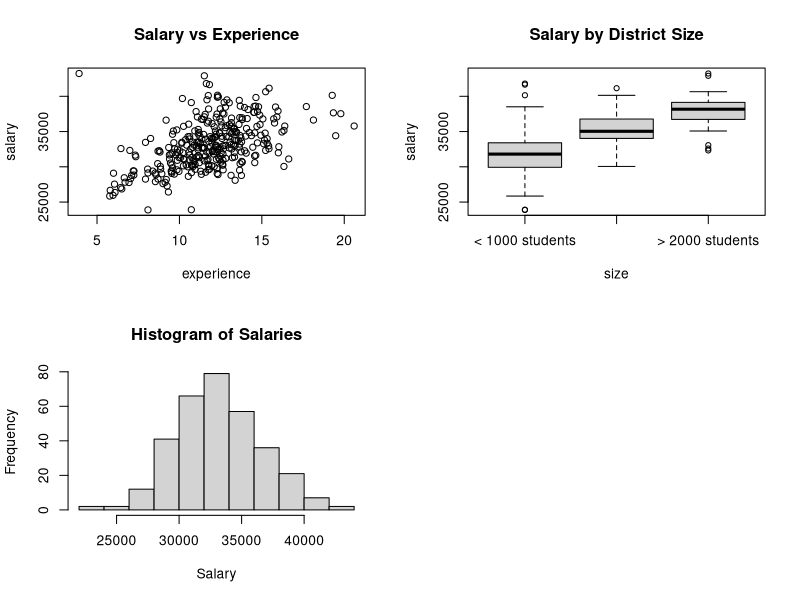
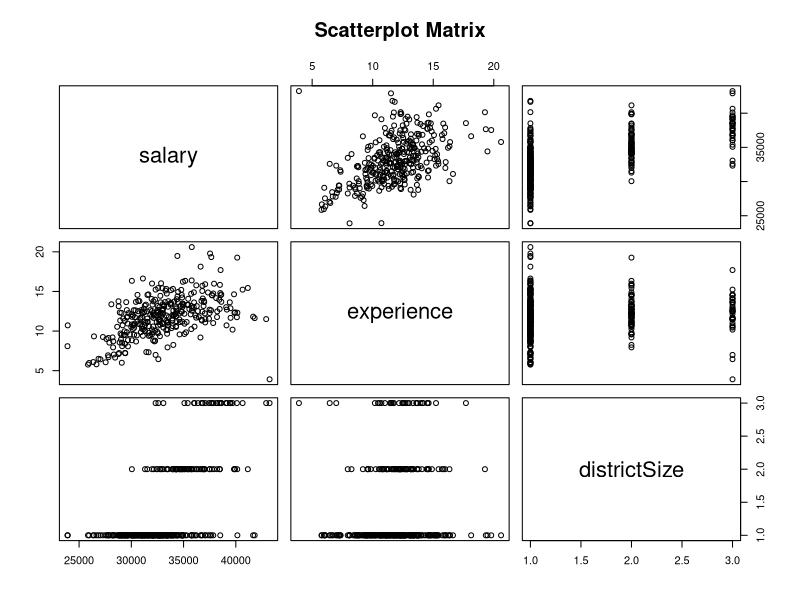
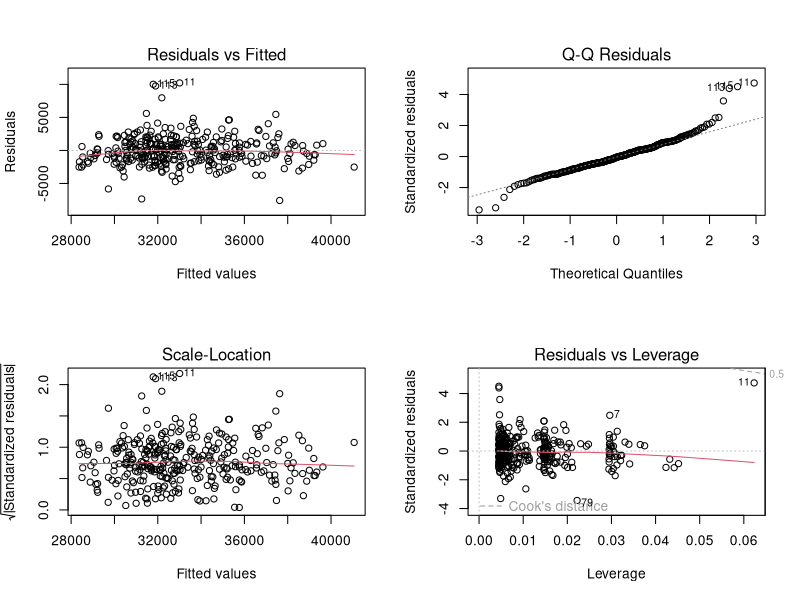

These figures' R source, in order: (Note: this script raises an error after producing the figures.)
## ---- chunk 1
# Set global code chunk options
knitr::opts_chunk$set(echo = TRUE, message = FALSE, warning = FALSE)
## ---- chunk 2
# Load necessary libraries
#install.packages("car")
library(car)
#install.packages("lmtest")

# Load the package
library(lmtest)
## ---- chunk 3
# Read the data
salary_data <- read.table("day5/data/salary.txt", header = TRUE, sep = ",", quote = "\"")

# Create a factor variable for district size
salary_data$size <- factor(salary_data$districtSize, 
                           levels = 1:3, 
                           labels = c("< 1000 students", "1000 - 2000 students", "> 2000 students"))

head(salary_data)
## ---- chunk 4
# Numerical summaries
summary(salary_data)

# Average salary by district size
aggregate(salary ~ size, data = salary_data, mean)

# Graphical summaries
par(mfrow = c(2, 2))
plot(salary ~ experience, data = salary_data, main = "Salary vs Experience")
boxplot(salary ~ size, data = salary_data, main = "Salary by District Size")
hist(salary_data$salary, main = "Histogram of Salaries", xlab = "Salary")
pairs(salary_data[, c("salary", "experience", "districtSize")], main = "Scatterplot Matrix")

# Calculate average salary in CHF (assuming 1 USD = 0.89 CHF as of October 2023)
mean_salary_chf <- mean(salary_data$salary) * 0.89
print(paste("Average salary in CHF:", round(mean_salary_chf, 2)))
## ---- chunk 5
# Fit models
model_A <- lm(salary ~ experience + districtSize, data = salary_data)
model_B <- lm(salary ~ experience + size, data = salary_data)

# Compare models
summary(model_A)
summary(model_B)

# Compare model fit
anova(model_A, model_B)
## ---- chunk 6
# Fit the modified Model B
model_B_modified <- lm(salary ~ I(experience - 13) + size, data = salary_data)

# Compare summaries
summary(model_B)
summary(model_B_modified)

# Compare coefficients
cbind(coef(model_B), coef(model_B_modified))
## ---- chunk 7
# Residual plots
par(mfrow = c(2, 2))
plot(model_B)

# Additional diagnostic tests
library(car)

# Normality of residuals
shapiro.test(residuals(model_B))
qqPlot(model_B, main="QQ Plot")

# Homoscedasticity
ncvTest(model_B)
spreadLevelPlot(model_B)

# Multicollinearity
vif(model_B)

# Influential observations
influencePlot(model_B, id.method="identify", main="Influence Plot", sub="Circle size is proportional to Cook's Distance")

# Durbin-Watson test for autocorrelation
dwtest(model_B)
## ---- chunk 8
# Create a new data point
new_teacher <- data.frame(experience = 10, 
                          districtSize = 3, 
                          size = "> 2000 students")

# Predict using Model A
predict(model_A, newdata = new_teacher, interval = "confidence")

# Predict using Model B
predict(model_B, newdata = new_teacher, interval = "confidence")
## ---- chunk 9
# Given information
beta_hat <- c(10, 12, 15)  # Estimated coefficients
s_squared <- 2             # Estimated variance
n <- 25                    # Number of cases
X_transpose_X_inv <- matrix(c(1, 0.25, 0.25,
                              0.25, 0.5, -0.25,
                              0.25, -0.25, 2), nrow=3, byrow=TRUE)
SST <- 120                 # Total sum of squares
## ---- chunk 10
SE_beta_2 <- sqrt(s_squared * X_transpose_X_inv[3,3])
cat("SE(beta_2) =", SE_beta_2, "\n")
## ---- chunk 11
t_stat <- beta_hat[3] / SE_beta_2
p_value <- 2 * (1 - pt(abs(t_stat), df = n - 3))
cat("t-statistic =", t_stat, ", p-value =", p_value, "\n")
## ---- chunk 12
cov_beta_1_beta_2 <- s_squared * X_transpose_X_inv[2,3]
SE_diff <- sqrt(s_squared * (X_transpose_X_inv[2,2] + X_transpose_X_inv[3,3] - 2*X_transpose_X_inv[2,3]))
cat("Cov(beta_1, beta_2) =", cov_beta_1_beta_2, ", SE(beta_1 - beta_2) =", SE_diff, "\n")
## ---- chunk 13
t_stat_diff <- (beta_hat[2] - beta_hat[3]) / SE_diff
p_value_diff <- 2 * (1 - pt(abs(t_stat_diff), df = n - 3))
cat("t-statistic =", t_stat_diff, ", p-value =", p_value_diff, "\n")
## ---- chunk 14
SSR <- SST - (n - 3) * s_squared  # Sum of squares due to regression
MSR <- SSR / 2  # Mean square regression
MSE <- s_squared  # Mean square error
F_stat <- MSR / MSE
p_value_F <- 1 - pf(F_stat, df1 = 2, df2 = n - 3)
R_squared <- SSR / SST

cat("ANOVA Table:\n")
cat("Source   | df | SS      | MS      | F      | p-value\n")
cat("Regression| 2  |", round(SSR, 2), "|", round(MSR, 2), "|", round(F_stat, 2), "|", format.pval(p_value_F, digits = 4), "\n")
cat("Error     |", n-3, "|", round((n-3)*s_squared, 2), "|", s_squared, "|\n")
cat("Total     |", n-1, "|", SST, "|\n\n")

cat("R-squared =", round(R_squared, 4), "\n")
cat("Percentage of variation explained =", round(R_squared * 100, 2), "%\n")
